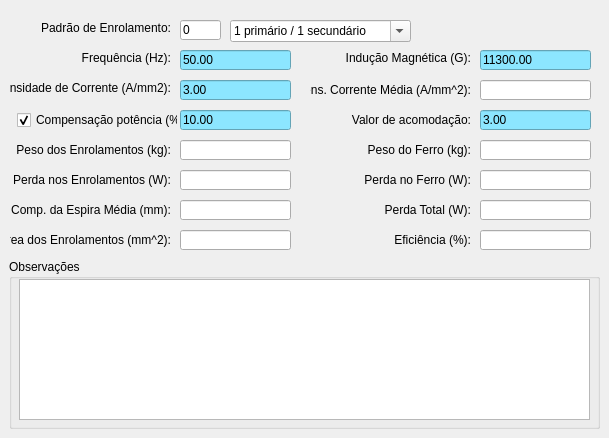
    <widget class="QWidget" name="tab_general">
     <attribute name="title">
      <string>Gerais</string>
     </attribute>
     <widget class="QLineEdit" name="lineEdit_currentDensity">
      <property name="geometry">
       <rect>
        <x>180</x>
        <y>80</y>
        <width>111</width>
        <height>20</height>
       </rect>
      </property>
      <property name="styleSheet">
       <string notr="true">background-color: rgb(140, 230, 255);</string>
      </property>
      <property name="text">
       <string>3.00</string>
      </property>
     </widget>
     <widget class="QLabel" name="label_currentDensity">
      <property name="geometry">
       <rect>
        <x>10</x>
        <y>80</y>
        <width>161</width>
        <height>16</height>
       </rect>
      </property>
      <property name="text">
       <string>Densidade de Corrente (A/mm2):</string>
      </property>
      <property name="alignment">
       <set>Qt::AlignRight|Qt::AlignTrailing|Qt::AlignVCenter</set>
      </property>
     </widget>
     <widget class="QLabel" name="label_magneticInduction">
      <property name="geometry">
       <rect>
        <x>310</x>
        <y>50</y>
        <width>161</width>
        <height>16</height>
       </rect>
      </property>
      <property name="text">
       <string>Indução Magnética (G):</string>
      </property>
      <property name="alignment">
       <set>Qt::AlignRight|Qt::AlignTrailing|Qt::AlignVCenter</set>
      </property>
     </widget>
     <widget class="QLineEdit" name="lineEdit_frequency">
      <property name="geometry">
       <rect>
        <x>180</x>
        <y>50</y>
        <width>111</width>
        <height>20</height>
       </rect>
      </property>
      <property name="autoFillBackground">
       <bool>false</bool>
      </property>
      <property name="styleSheet">
       <string notr="true">background-color: rgb(140, 230, 255);</string>
      </property>
      <property name="text">
       <string>50.00</string>
      </property>
     </widget>
     <widget class="QLabel" name="label_frequency">
      <property name="geometry">
       <rect>
        <x>10</x>
        <y>50</y>
        <width>161</width>
        <height>16</height>
       </rect>
      </property>
      <property name="text">
       <string>Frequência (Hz):</string>
      </property>
      <property name="alignment">
       <set>Qt::AlignRight|Qt::AlignTrailing|Qt::AlignVCenter</set>
      </property>
     </widget>
     <widget class="QLineEdit" name="lineEdit_magneticInduction">
      <property name="geometry">
       <rect>
        <x>480</x>
        <y>50</y>
        <width>111</width>
        <height>20</height>
       </rect>
      </property>
      <property name="styleSheet">
       <string notr="true">background-color: rgb(140, 230, 255);</string>
      </property>
      <property name="text">
       <string>11300.00</string>
      </property>
     </widget>
     <widget class="QLineEdit" name="lineEdit_compensation_power">
      <property name="enabled">
       <bool>true</bool>
      </property>
      <property name="geometry">
       <rect>
        <x>180</x>
        <y>110</y>
        <width>111</width>
        <height>20</height>
       </rect>
      </property>
      <property name="styleSheet">
       <string notr="true">background-color: rgb(140, 230, 255);</string>
      </property>
      <property name="text">
       <string>10.00</string>
      </property>
     </widget>
     <widget class="QCheckBox" name="checkBox_compensation_power">
      <property name="enabled">
       <bool>true</bool>
      </property>
      <property name="geometry">
       <rect>
        <x>17</x>
        <y>110</y>
        <width>161</width>
        <height>20</height>
       </rect>
      </property>
      <property name="text">
       <string>Compensação potência (%):</string>
      </property>
      <property name="checked">
       <bool>true</bool>
      </property>
     </widget>
     <widget class="QLineEdit" name="lineEdit_windowAreaPerSectionTurns">
      <property name="enabled">
       <bool>true</bool>
      </property>
      <property name="geometry">
       <rect>
        <x>480</x>
        <y>110</y>
        <width>111</width>
        <height>20</height>
       </rect>
      </property>
      <property name="styleSheet">
       <string notr="true">background-color: rgb(140, 230, 255);</string>
      </property>
      <property name="text">
       <string>3.00</string>
      </property>
     </widget>
     <widget class="QLabel" name="label_windowAreaPerSectionTurns">
      <property name="enabled">
       <bool>true</bool>
      </property>
      <property name="geometry">
       <rect>
        <x>310</x>
        <y>110</y>
        <width>161</width>
        <height>20</height>
       </rect>
      </property>
      <property name="text">
       <string>Valor de acomodação:</string>
      </property>
      <property name="alignment">
       <set>Qt::AlignRight|Qt::AlignTrailing|Qt::AlignVCenter</set>
      </property>
     </widget>
     <widget class="QLabel" name="label_densityAverageCurrent">
      <property name="geometry">
       <rect>
        <x>310</x>
        <y>80</y>
        <width>161</width>
        <height>20</height>
       </rect>
      </property>
      <property name="text">
       <string>Dens. Corrente Média (A/mm^2):</string>
      </property>
      <property name="alignment">
       <set>Qt::AlignRight|Qt::AlignTrailing|Qt::AlignVCenter</set>
      </property>
     </widget>
     <widget class="QLineEdit" name="lineEdit_densityAverageCurrent">
      <property name="geometry">
       <rect>
        <x>480</x>
        <y>80</y>
        <width>111</width>
        <height>20</height>
       </rect>
      </property>
     </widget>
     <widget class="QLabel" name="label_ironWeight">
      <property name="geometry">
       <rect>
        <x>310</x>
        <y>140</y>
        <width>161</width>
        <height>20</height>
       </rect>
      </property>
      <property name="text">
       <string>Peso do Ferro (kg):</string>
      </property>
      <property name="alignment">
       <set>Qt::AlignRight|Qt::AlignTrailing|Qt::AlignVCenter</set>
      </property>
     </widget>
     <widget class="QLineEdit" name="lineEdit_ironWeight">
      <property name="geometry">
       <rect>
        <x>480</x>
        <y>140</y>
        <width>111</width>
        <height>20</height>
       </rect>
      </property>
     </widget>
     <widget class="QLabel" name="label_weightTurns">
      <property name="geometry">
       <rect>
        <x>10</x>
        <y>140</y>
        <width>161</width>
        <height>20</height>
       </rect>
      </property>
      <property name="text">
       <string>Peso dos Enrolamentos (kg):</string>
      </property>
      <property name="alignment">
       <set>Qt::AlignRight|Qt::AlignTrailing|Qt::AlignVCenter</set>
      </property>
     </widget>
     <widget class="QLineEdit" name="lineEdit_weightTurns">
      <property name="geometry">
       <rect>
        <x>180</x>
        <y>140</y>
        <width>111</width>
        <height>20</height>
       </rect>
      </property>
     </widget>
     <widget class="QLineEdit" name="lineEdit_averageTurnLength">
      <property name="geometry">
       <rect>
        <x>180</x>
        <y>200</y>
        <width>111</width>
        <height>20</height>
       </rect>
      </property>
     </widget>
     <widget class="QLabel" name="label_averageTurnLength">
      <property name="geometry">
       <rect>
        <x>10</x>
        <y>200</y>
        <width>161</width>
        <height>20</height>
       </rect>
      </property>
      <property name="text">
       <string>Comp. da Espira Média (mm):</string>
      </property>
      <property name="alignment">
       <set>Qt::AlignRight|Qt::AlignTrailing|Qt::AlignVCenter</set>
      </property>
     </widget>
     <widget class="QLineEdit" name="lineEdit_turnsArea">
      <property name="geometry">
       <rect>
        <x>180</x>
        <y>230</y>
        <width>111</width>
        <height>20</height>
       </rect>
      </property>
     </widget>
     <widget class="QLabel" name="label_turnsArea">
      <property name="geometry">
       <rect>
        <x>10</x>
        <y>230</y>
        <width>161</width>
        <height>20</height>
       </rect>
      </property>
      <property name="text">
       <string>Área dos Enrolamentos (mm^2):</string>
      </property>
      <property name="alignment">
       <set>Qt::AlignRight|Qt::AlignTrailing|Qt::AlignVCenter</set>
      </property>
     </widget>
     <widget class="QLineEdit" name="lineEdit_totalLoss">
      <property name="geometry">
       <rect>
        <x>480</x>
        <y>200</y>
        <width>111</width>
        <height>20</height>
       </rect>
      </property>
     </widget>
     <widget class="QLabel" name="label_totalLoss">
      <property name="geometry">
       <rect>
        <x>310</x>
        <y>200</y>
        <width>161</width>
        <height>20</height>
       </rect>
      </property>
      <property name="text">
       <string>Perda Total (W):</string>
      </property>
      <property name="alignment">
       <set>Qt::AlignRight|Qt::AlignTrailing|Qt::AlignVCenter</set>
      </property>
     </widget>
     <widget class="QLabel" name="label_ironLoss">
      <property name="geometry">
       <rect>
        <x>310</x>
        <y>170</y>
        <width>161</width>
        <height>20</height>
       </rect>
      </property>
      <property name="text">
       <string>Perda no Ferro (W):</string>
      </property>
      <property name="alignment">
       <set>Qt::AlignRight|Qt::AlignTrailing|Qt::AlignVCenter</set>
      </property>
     </widget>
     <widget class="QLineEdit" name="lineEdit_ironLoss">
      <property name="geometry">
       <rect>
        <x>480</x>
        <y>170</y>
        <width>111</width>
        <height>20</height>
       </rect>
      </property>
     </widget>
     <widget class="QLineEdit" name="lineEdit_TurnsLoss">
      <property name="geometry">
       <rect>
        <x>180</x>
        <y>170</y>
        <width>111</width>
        <height>20</height>
       </rect>
      </property>
     </widget>
     <widget class="QLabel" name="label_TurnsLoss">
      <property name="geometry">
       <rect>
        <x>10</x>
        <y>170</y>
        <width>161</width>
        <height>20</height>
       </rect>
      </property>
      <property name="text">
       <string>Perda nos Enrolamentos (W):</string>
      </property>
      <property name="alignment">
       <set>Qt::AlignRight|Qt::AlignTrailing|Qt::AlignVCenter</set>
      </property>
     </widget>
     <widget class="QLabel" name="label_efficiency">
      <property name="geometry">
       <rect>
        <x>310</x>
        <y>230</y>
        <width>161</width>
        <height>20</height>
       </rect>
      </property>
      <property name="text">
       <string>Eficiência (%):</string>
      </property>
      <property name="alignment">
       <set>Qt::AlignRight|Qt::AlignTrailing|Qt::AlignVCenter</set>
      </property>
     </widget>
     <widget class="QLineEdit" name="lineEdit_efficiency">
      <property name="geometry">
       <rect>
        <x>480</x>
        <y>230</y>
        <width>111</width>
        <height>20</height>
       </rect>
      </property>
     </widget>
     <widget class="QComboBox" name="comboBox_patternWindingName">
      <property name="enabled">
       <bool>true</bool>
      </property>
      <property name="geometry">
       <rect>
        <x>230</x>
        <y>20</y>
        <width>181</width>
        <height>22</height>
       </rect>
      </property>
      <property name="editable">
       <bool>true</bool>
      </property>
      <item>
       <property name="text">
        <string>1 primário / 1 secundário</string>
       </property>
      </item>
      <item>
       <property name="text">
        <string>1 primário / 2 secundários</string>
       </property>
      </item>
      <item>
       <property name="text">
        <string>2 primários / 1 secundário</string>
       </property>
      </item>
      <item>
       <property name="text">
        <string>2 primários / 2 secundários</string>
       </property>
      </item>
      <item>
       <property name="text">
        <string>definido pelo usuário</string>
       </property>
      </item>
     </widget>
     <widget class="QLabel" name="label_patternWinding">
      <property name="enabled">
       <bool>true</bool>
      </property>
      <property name="geometry">
       <rect>
        <x>10</x>
        <y>20</y>
        <width>161</width>
        <height>16</height>
       </rect>
      </property>
      <property name="text">
       <string>Padrão de Enrolamento:</string>
      </property>
      <property name="alignment">
       <set>Qt::AlignRight|Qt::AlignTrailing|Qt::AlignVCenter</set>
      </property>
     </widget>
     <widget class="QGroupBox" name="groupBox_observation">
      <property name="geometry">
       <rect>
        <x>9</x>
        <y>259</y>
        <width>591</width>
        <height>170</height>
       </rect>
      </property>
      <property name="title">
       <string>Observações</string>
      </property>
      <widget class="QTextEdit" name="textEdit_observation">
       <property name="geometry">
        <rect>
         <x>10</x>
         <y>20</y>
         <width>571</width>
         <height>141</height>
        </rect>
       </property>
      </widget>
     </widget>
     <widget class="QLineEdit" name="lineEdit_patternWindingNumber">
      <property name="geometry">
       <rect>
        <x>180</x>
        <y>20</y>
        <width>41</width>
        <height>20</height>
       </rect>
      </property>
      <property name="text">
       <string>0</string>
      </property>
     </widget>
    </widget>
